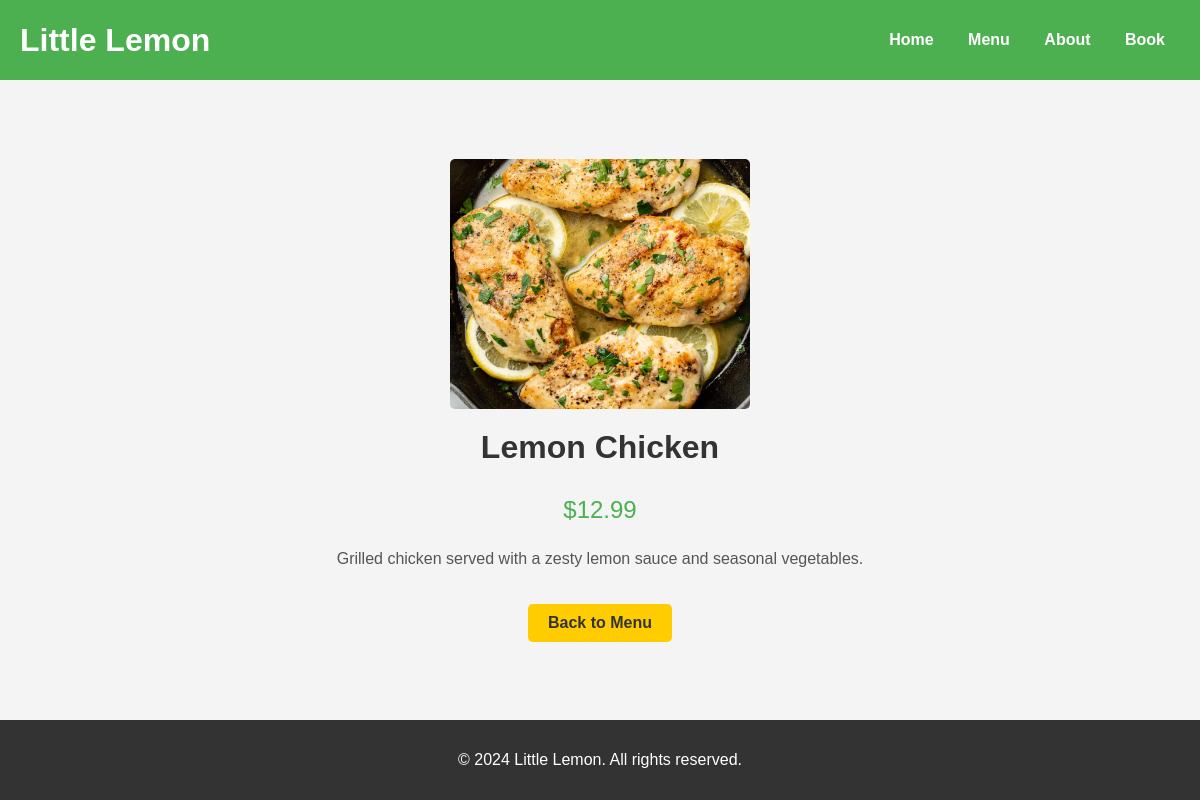
The app's page /menu_item/3/ with its own data.
### menu/models.py (models this page shows, shortened)
class MenuItem(models.Model):
    name = models.CharField(max_length=100)
    price = models.DecimalField(max_digits=6, decimal_places=2)
    description = models.TextField()
    image = models.ImageField(upload_to="menu_images/", blank=True, null=True)

### menu/views.py (the view)
# urls.py: path("menu_item/<int:item_id>/", views.menu_item, name="menu_item"),
def menu_item(request, item_id):
    item = get_object_or_404(MenuItem, id=item_id)
    return render(request, "menu_item.html", {"item": item})

### menu/templates/menu_item.html (shortened to what this page needs)
<!DOCTYPE html>
<html lang="en">
<head>
    {% load static %}
    <link rel="stylesheet" href="{% static 'css/styles.css' %}">
</head>
<body>
    <header>
        <div class="container">
            <div class="logo">
                <h1>Little Lemon</h1>
            </div>
            <nav>
                <ul>
                    <li><a href="/">Home</a></li>
                    <li><a href="/menu/">Menu</a></li>
                    <li><a href="/about/">About</a></li>
                    <li><a href="/book/">Book</a></li>
                </ul>
            </nav>
        </div>
    </header>
    <main>
        <section class="item-details">
            <img src="{{ item.image.url }}" alt="{{ item.name }}">
            <h2>{{ item.name }}</h2>
            <p class="price">${{ item.price }}</p>
            <p>{{ item.description }}</p>
            <a class="cta-button" href="/menu/">Back to Menu</a>
        </section>
    </main>
    <footer>
        <p>&copy; 2024 Little Lemon. All rights reserved.</p>
    </footer>
</body>
</html>

### menu/static/css/styles.css (style rules this page uses)
body { font-family: Arial, sans-serif; margin: 0; padding: 0; background-color: #f4f4f4; color: #333; }
header { background-color: #4CAF50; color: white; padding: 15px 0; }
.container { display: flex; justify-content: space-between; align-items: center; max-width: 1200px; margin: 0 auto; padding: 0 20px; }
.logo { font-size: 2em; }
.logo h1 { font-size: 1em; margin: 0; padding: 0; }
nav ul { list-style-type: none; padding: 0; }
nav ul li { display: inline; margin: 0 15px; }
nav ul li a { color: white; text-decoration: none; font-weight: bold; }
.cta-button { display: inline-block; padding: 10px 20px; margin-top: 20px; background-color: #ffcc00; color: #333; text-decoration: none; border-radius: 5px; font-weight: bold; }
footer { text-align: center; padding: 15px 0; background-color: #333; color: white; position: relative; bottom: 0; width: 100%; }
.price { font-size: 1.2em; color: #4CAF50; margin-bottom: 10px; }
.item-details { text-align: center; padding: 20px; height: 75vh; display: flex; justify-content: center; align-items: center; flex-direction: column; }
.item-details img { width: 300px; height: 250px; border-radius: 5px; object-fit: cover; }
.item-details h2 { font-size: 2em; margin: 20px 0; }
.item-details .price { font-size: 1.5em; color: #4CAF50; margin: 10px 0; }
.item-details p { padding: 0 20px; color: #555; }
.item-details .cta-button { margin-top: 20px; }

### records on screen
MenuItem: image (picture), name "Lemon Chicken", price "12.99", description "Grilled chicken served with a zesty lemon sauce and seasonal vegetables."
